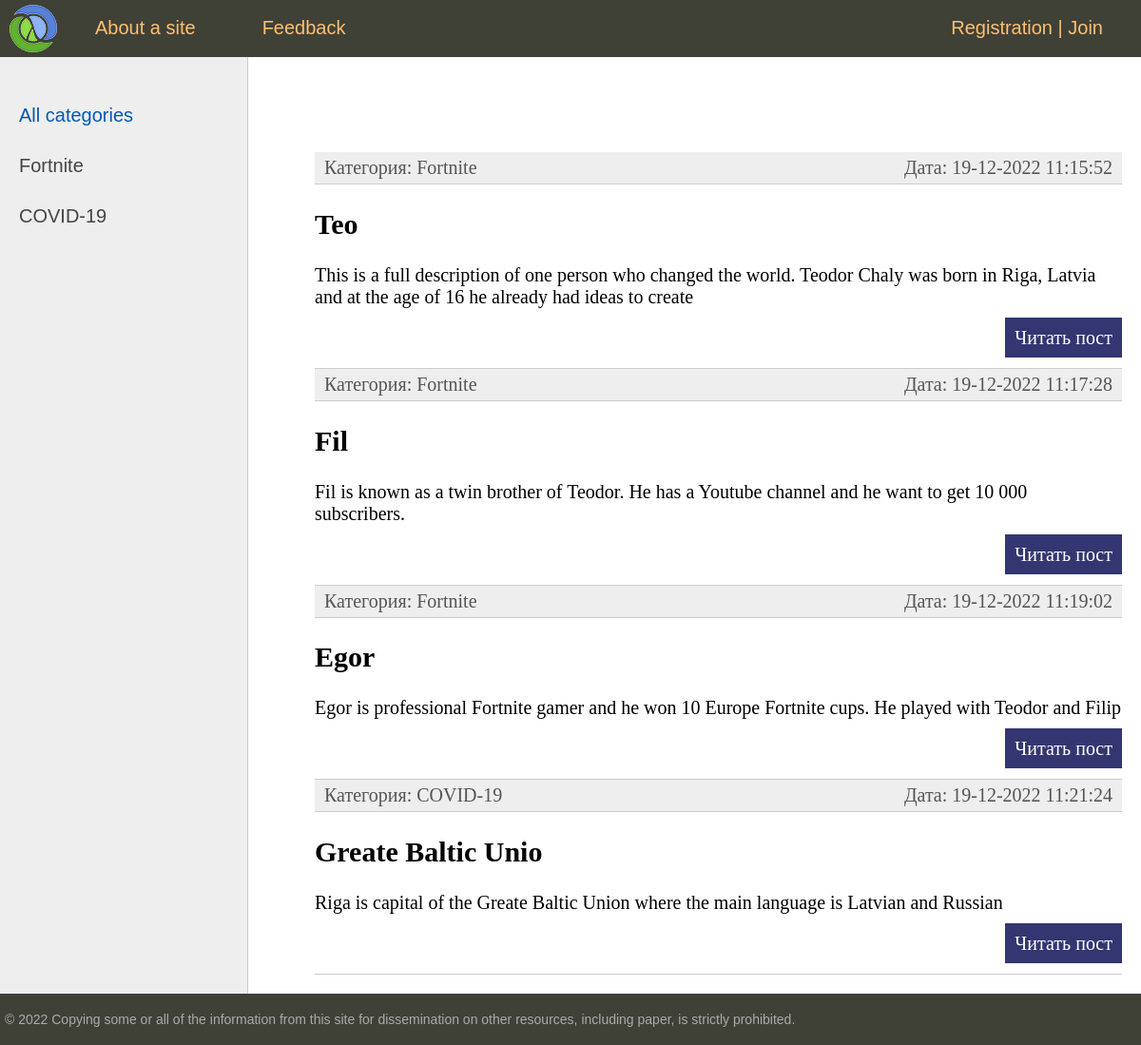
The page / on the database its author committed.
### blog/models.py (models this page shows, shortened)
class Category(models.Model):
    name = models.CharField(max_length=100, db_index=True)
    slug = models.SlugField(max_length=255, unique=True, db_index=True, verbose_name="URL")
    def __str__(self):
        return  self.name

class News(models.Model):
    title = models.CharField(max_length=255)
    slug = models.SlugField(max_length=255, unique=True, db_index=True, verbose_name="URL")
    content = models.TextField(blank=True)
    photo = models.ImageField(upload_to="photos/%Y/%m/%d/")
    time_create = models.DateTimeField(auto_now_add=True)
    time_update = models.DateTimeField(auto_now=True)
    is_published = models.BooleanField(default=True)
    cat = models.ForeignKey('Category', on_delete=models.PROTECT)
    def get_absolute_url(self):
        return reverse('post', kwargs = {'post_slug':self.slug})
    class Meta:
        verbose_name = "Breaking new" # ! Changes in admin panel (name)
        verbose_name_plural = "Breaking news"  # ! Changes in admin panel (name)
        ordering = ["id"]

### blog/views.py (the view)
# urls.py: path('', NewsHome.as_view(), name = 'home'),
class NewsHome(DataMixin ,ListView):
    model = News
    template_name = "blog/index.html"
    context_object_name = 'posts'
    def get_context_data(self, *, object_list=None, **kwargs):
        context = super().get_context_data(**kwargs)
        c_def = self.get_user_context(title="Main page  ")
        return dict(list(context.items()) + list(c_def.items()))
    def get_queryset(self):
        return News.objects.filter(is_published = True).select_related('cat')

### blog/templatetags/blog_tags.py (called while the page is built)
@register.inclusion_tag("blog/list_categories.html")
def show_categories(sort=None, cat_selected=0):
    if not sort:
        cats = Category.objects.all()
    else:
        cats = Category.objects.order_by(sort)
    return {"cats": cats, "cat_selected": cat_selected}

### blog/utils.py (called while the page is built)
    def get_user_context(self, **kwargs):
        context = kwargs
        cats = cache.get('cats')
        if not cats:
            cats = Category.objects.annotate(Count('news'))
            cache.set('cats', cats, 60)
        user_menu = menu.copy()
        if not self.request.user.is_authenticated:
            user_menu.pop(1)
        context['menu'] = user_menu
        context['cats'] = cats
        if 'cat_selected' not in context:
            context['cat_selected'] = 0
        return context

### blog/templates/blog/index.html (shortened to what this page needs)
{% extends 'blog/base.html' %}
{% block content %}
<ul class="list-articles">
	{% for p in posts %}
	<li><div class="article-panel">
	<p class="first">Категория: {{p.cat}}</p>
	<p class="last">Дата: {{p.time_update|date:"d-m-Y H:i:s"}}</p>
			<li><h2>{{p.title}}</h2>
	{% autoescape on %}
	{{p.content|linebreaks|truncatewords:50}}
	{% endautoescape %}
			<p class="link-read-post"><a target="_blank" href="{{p.get_absolute_url}}">Читать пост</a></p>
			</li>
	{% endfor %}
</ul>
{% endblock %}

### blog/templates/blog/list_categories.html
	{% for c in cats %}
		{% if c.pk == cat_selected %}
			<li class="selected">{{c.name}}</li>
		{% else %}
			<li><a href="{{ p.get_absolute_url }}">{{c.name}}</a></li>
		{% endif %}
	{% endfor %}

### blog/static/blog/css/styles.css (style rules this page uses)
html, body { font-family: 'Arial'; margin: 0; padding: 0; height: 100%; width: 100%; color: #444; }
a { color: #0059b2; text-decoration: none; }
p.link-read-post { text-align: right; }
p.link-read-post a { padding: 10px; min-width: 100px; background: #333671; color: #fff; text-decoration: none; }
div.article-panel { background: #eee; padding: 5px 10px 5px 10px; box-sizing: border-box; overflow: hidden; color: #555; }
div.article-panel p.first { margin: 0; float: left; }
div.article-panel p.last { margin: 0; float: right; }
ul.list-articles { list-style: none; margin: 0; padding: 0; }
ul.list-articles li { border-bottom: 1px solid #ccc; }
.left-chapters ul li { margin: 30px 0 0 0; color: #999; }
.left-chapters ul li a { color: #444; text-decoration: none; }

### rows shown on the page
Category: name "Fortnite"
Category: name "COVID-19"
News: cat "Fortnite", time_update "19-12-2022 11:15:52", title "Teo", content "This is a full description of one person who changed the world. Teodor Chaly was born in Riga, Latvia and at the age of 16 he already had ideas to create"
News: cat "Fortnite", time_update "19-12-2022 11:17:28", title "Fil", content "Fil is known as a twin brother of Teodor. He has a Youtube channel and he want to get 10 000 subscribers."
News: cat "Fortnite", time_update "19-12-2022 11:19:02", title "Egor", content "Egor is professional Fortnite gamer and he won 10 Europe Fortnite cups. He played with Teodor and Filip"
News: cat "COVID-19", time_update "19-12-2022 11:21:24", title "Greate Baltic Unio", content "Riga is capital of the Greate Baltic Union where the main language is Latvian and Russian"

### other values the page prints
{{ m.title }} "About a site" "Feedback"
